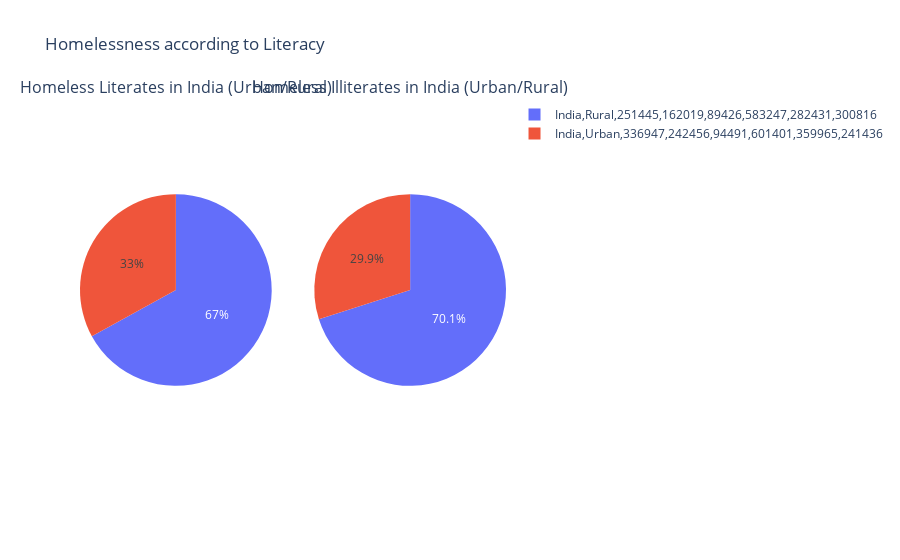

Notebook cell for this chart:
### Code cell
from plotly.subplots import make_subplots
fig3 = make_subplots(rows=1, cols=2, specs = [[{'type':'domain'}, {'type':'domain'}]] , subplot_titles=['Homeless Literates in India (Urban/Rural)', 'Homeless Illiterates in India (Urban/Rural)'])
fig3__2 = go.Pie(labels= df3_[df3_['TRU'] != 'Total']  , values=df3_['P_LIT'])
fig3__1 = go.Pie(labels= df3_[df3_['TRU'] != 'Total']  , values=df3_['P_ILL'])
fig3.add_trace(fig3__1, 1, 1)
fig3.add_trace(fig3__2, 1, 2)
fig3.update_layout(title_text='Homelessness according to Literacy')

fig3.update_traces(textposition='inside', textinfo='percent')
fig3.show()

### Figure 1 — Plotly figure (JSON) as saved in the notebook; plotly's stock layout.template omitted (floating-point values rounded to 4 significant figures)
{"data": [{"domain": {"x": [0, 0.45], "y": [0, 1]}, "labels": [["India", "Rural", 251445, 162019, 89426, 583247, 282431, 300816], ["India", "Urban", 336947, 242456, 94491, 601401, 359965, 241436]], "textinfo": "percent", "textposition": "inside", "type": "pie", "values": [1184648, 583247, 601401]}, {"domain": {"x": [0.55, 1], "y": [0, 1]}, "labels": [["India", "Rural", 251445, 162019, 89426, 583247, 282431, 300816], ["India", "Urban", 336947, 242456, 94491, 601401, 359965, 241436]], "textinfo": "percent", "textposition": "inside", "type": "pie", "values": [588392, 251445, 336947]}], "layout": {"annotations": [{"font": {"size": 16}, "showarrow": false, "text": "Homeless Literates in India (Urban/Rural)", "x": 0.225, "xanchor": "center", "xref": "paper", "y": 1, "yanchor": "bottom", "yref": "paper"}, {"font": {"size": 16}, "showarrow": false, "text": "Homeless Illiterates in India (Urban/Rural)", "x": 0.775, "xanchor": "center", "xref": "paper", "y": 1, "yanchor": "bottom", "yref": "paper"}], "title": {"text": "Homelessness according to Literacy"}}}
